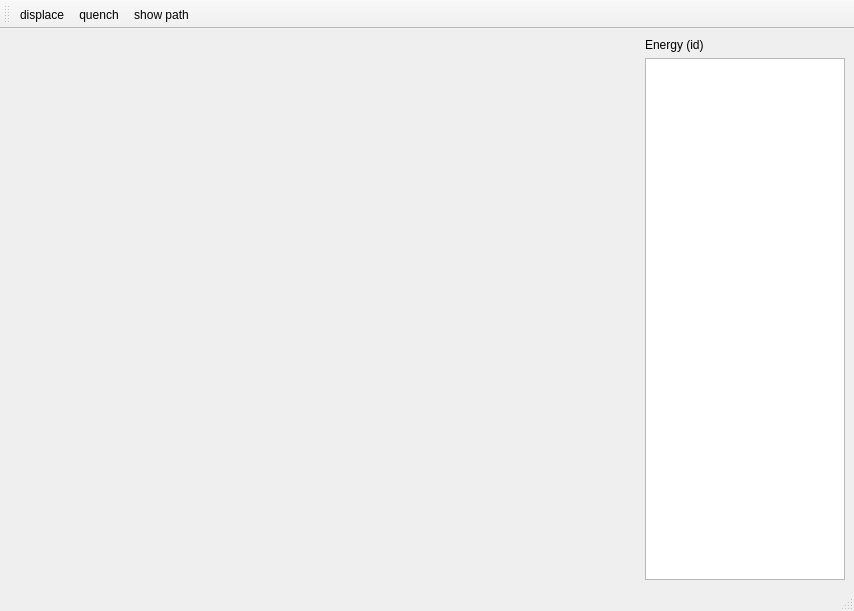
<?xml version="1.0" encoding="UTF-8"?>
<ui version="4.0">
 <class>MainWindow</class>
 <widget class="QMainWindow" name="MainWindow">
  <property name="geometry">
   <rect>
    <x>0</x>
    <y>0</y>
    <width>854</width>
    <height>611</height>
   </rect>
  </property>
  <property name="windowTitle">
   <string>MainWindow</string>
  </property>
  <widget class="QWidget" name="centralwidget">
   <layout class="QHBoxLayout" name="horizontalLayout">
    <item>
     <layout class="QVBoxLayout" name="verticalLayout_2">
      <property name="leftMargin">
       <number>5</number>
      </property>
      <item>
       <widget class="QLabel" name="label">
        <property name="text">
         <string/>
        </property>
       </widget>
      </item>
      <item>
       <widget class="Show3DWithSlider" name="show3d" native="true">
        <property name="sizePolicy">
         <sizepolicy hsizetype="Expanding" vsizetype="Expanding">
          <horstretch>0</horstretch>
          <verstretch>0</verstretch>
         </sizepolicy>
        </property>
       </widget>
      </item>
     </layout>
    </item>
    <item>
     <layout class="QVBoxLayout" name="verticalLayout">
      <property name="leftMargin">
       <number>0</number>
      </property>
      <item>
       <widget class="QLabel" name="label_2">
        <property name="sizePolicy">
         <sizepolicy hsizetype="Minimum" vsizetype="Preferred">
          <horstretch>0</horstretch>
          <verstretch>0</verstretch>
         </sizepolicy>
        </property>
        <property name="maximumSize">
         <size>
          <width>200</width>
          <height>16777215</height>
         </size>
        </property>
        <property name="text">
         <string>Energy (id)</string>
        </property>
       </widget>
      </item>
      <item>
       <widget class="QListWidget" name="listMinima">
        <property name="maximumSize">
         <size>
          <width>200</width>
          <height>16777215</height>
         </size>
        </property>
       </widget>
      </item>
     </layout>
    </item>
   </layout>
  </widget>
  <widget class="QMenuBar" name="menubar">
   <property name="geometry">
    <rect>
     <x>0</x>
     <y>0</y>
     <width>854</width>
     <height>25</height>
    </rect>
   </property>
  </widget>
  <widget class="QStatusBar" name="statusbar"/>
  <widget class="QToolBar" name="toolBar">
   <property name="windowTitle">
    <string>toolBar</string>
   </property>
   <attribute name="toolBarArea">
    <enum>TopToolBarArea</enum>
   </attribute>
   <attribute name="toolBarBreak">
    <bool>false</bool>
   </attribute>
   <addaction name="actionDisplace"/>
   <addaction name="actionQuench"/>
   <addaction name="actionShow_path"/>
  </widget>
  <action name="actionDisplace">
   <property name="text">
    <string>displace</string>
   </property>
  </action>
  <action name="actionQuench">
   <property name="text">
    <string>quench</string>
   </property>
  </action>
  <action name="actionShow_path">
   <property name="checkable">
    <bool>true</bool>
   </property>
   <property name="checked">
    <bool>false</bool>
   </property>
   <property name="text">
    <string>show path</string>
   </property>
   <property name="toolTip">
    <string>display the quench trajectory</string>
   </property>
  </action>
 </widget>
 <customwidgets>
  <customwidget>
   <class>Show3DWithSlider</class>
   <extends>QWidget</extends>
   <header>pygmin/gui/show3d.h</header>
   <container>1</container>
  </customwidget>
 </customwidgets>
 <resources/>
 <connections/>
</ui>
